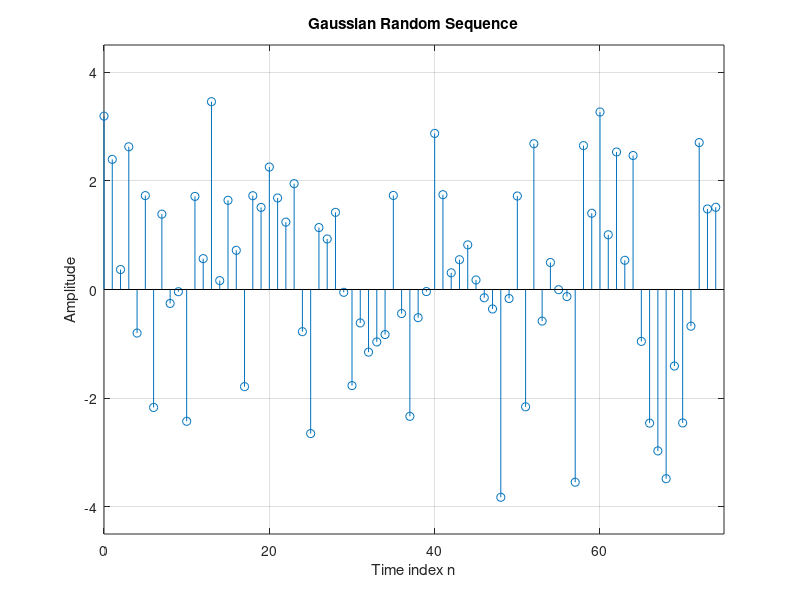

Here is the MATLAB script that generated this plot:
n = 0:74; 
xmean = 0;      
xstd = sqrt(3);
randn('state',sum(100*clock));
x = xstd*randn(1,length(n)) + xmean;
clf;           
stem(n,x);    
xmax = max(abs(x)); 
Ylim = round(2*(xmax+0.5))/2;
axis([0 length(n) -Ylim Ylim]);
grid;
title('Gaussian Random Sequence');
xlabel('Time index n');
ylabel('Amplitude');
axis; 